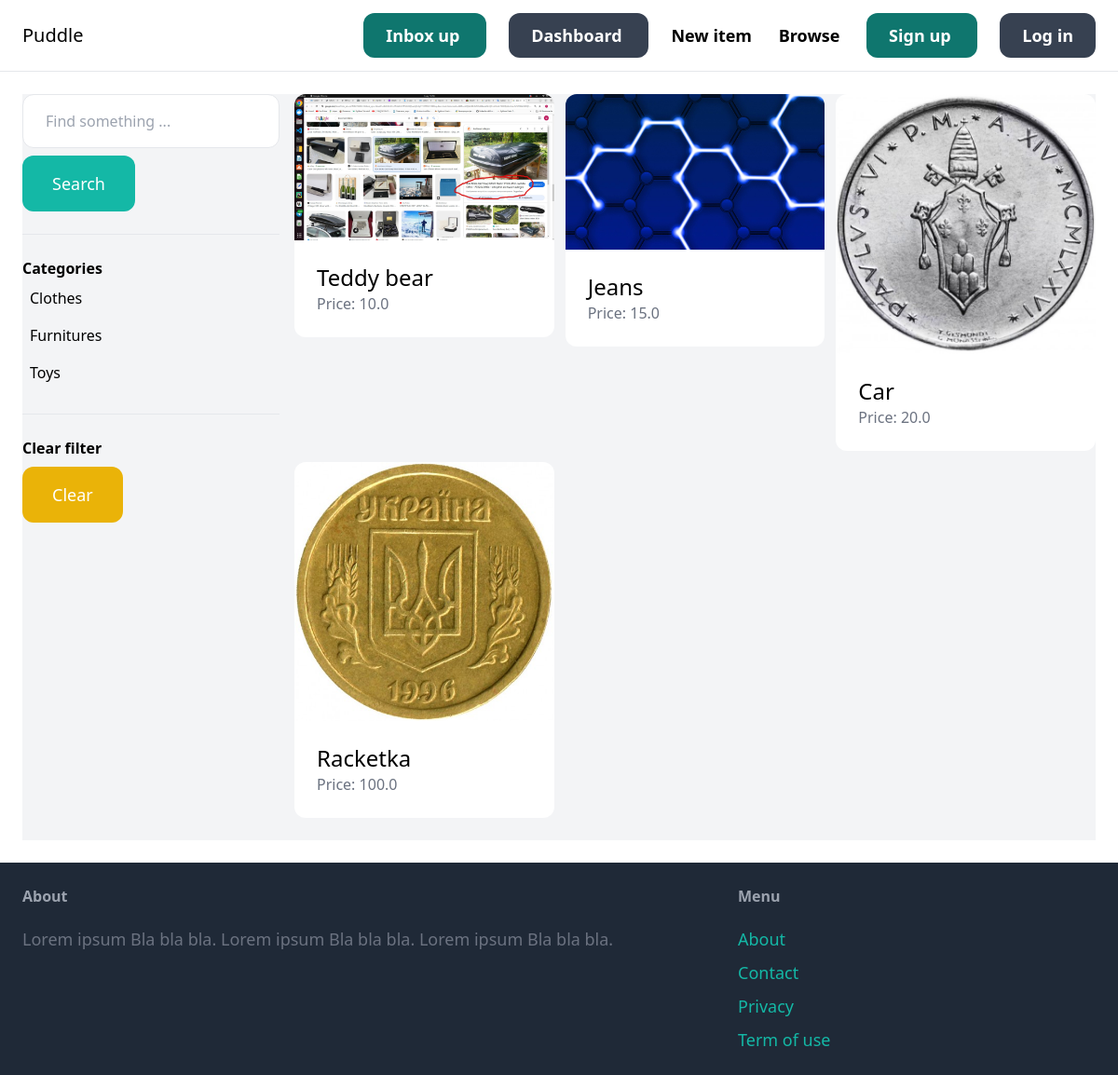
The app's page /items/ with its own data.
### item/models.py (models this page shows, shortened)
class Category(models.Model):
    name = models.CharField(max_length=255)
    class Meta:
        ordering = ('name',)
        verbose_name_plural = 'Categories'

class Item(models.Model):
    category = models.ForeignKey(Category, related_name='items', on_delete=models.CASCADE)
    name = models.CharField(max_length=255)
    description = models.TextField(blank=True, null=True)
    price = models.FloatField()
    image = models.ImageField(upload_to='item_images', blank=True, null=True)
    is_sold = models.BooleanField(default=False)
    created_by = models.ForeignKey(User, related_name='items', on_delete=models.CASCADE)
    created_at = models.DateTimeField(auto_now_add=True)

### item/views.py (the view)
# urls.py: path('', views.items, name='items'),
def items(request):
    query = request.GET.get('query', '')
    category_id = request.GET.get('category', 0)
    categories = Category.objects.all()
    items = Item.objects.filter(is_sold=False)
    if category_id:
        items = items.filter(category_id=category_id)
    if query:
        items = items.filter(Q(name__icontains=query) | Q(description__icontains=query))
    return render(request, 'item/items.html', {
        'items': items,
        'query': query,
        'categories': categories,
        'category_id': int(category_id),
    })

### item/templates/item/items.html (shortened to what this page needs)
{% extends 'core/base.html' %}
{% block content %}
<div class="pb-6 grid grid-cols-4 gap-4 bg-gray-100">
    <div class="col-span-1">
        <form method="get" action="{% url 'item:items' %}">
            <input type="text" name="query" class="w-full py-4 px-6 border rounded-xl" value="{{ query }}"
                   placeholder="Find something ...">
            <button class="mt-2 py-4 px-8 text-lg bg-teal-500 text-white rounded-xl"> Search</button>
        </form>
        <hr class="my-6 ">
        <p class="font-semibold">Categories</p>
        <ul>
            {% for category in categories %}
            <li class="py-2 px-2 rounded-xl{% if category.id == category_id %} bg-gray-200{% endif %}">
                <a href="{% url 'item:items' %}?query={{ query }}&category={{ category.id }}"> {{ category.name }}</a>
            </li>
            {% endfor %}
        </ul>
        <hr class="my-6 ">
        <p class="font-semibold">Clear filter</p>
        <ul>
            <li>
                <a href="{% url 'item:items' %}" class="mt-2 py-4 px-8 inline-block bg-yellow-500 text-lg rounded-xl text-white">Clear</a>
            </li>
        </ul>
    </div>
    <div class="col-span-3">
        <div class="grid grid-cols-3 gap-3 ">
            {% for item in items %}
            <div>
                <a href="{% url 'item:detail' item.id %}">
                    <div>
                        <img src="{{ item.image.url }}" class="rounded-t-xl" alt="">
                    </div>
                    <div class="p-6 bg-white rounded-b-xl">
                        <h2 class="text-2xl"> {{ item.name }} </h2>
                        <p class="text-gray-500"> Price: {{ item.price }}</p>
                    </div>
                </a>
            </div>
            {% endfor %}
        </div>
    </div>
</div>
{% endblock %}

### records on screen
Category: name "Clothes"
Category: name "Furnitures"
Category: name "Toys"
Item: image (picture), name "Teddy bear", price "10.0"
Item: image (picture), name "Jeans", price "15.0"
Item: image (picture), name "Car", price "20.0"
Item: image (picture), name "Racketka", price "100.0"
